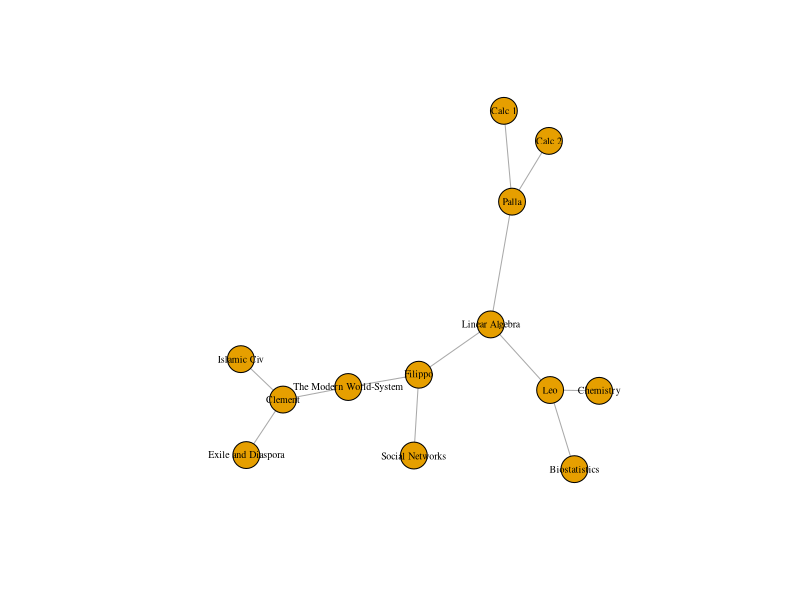
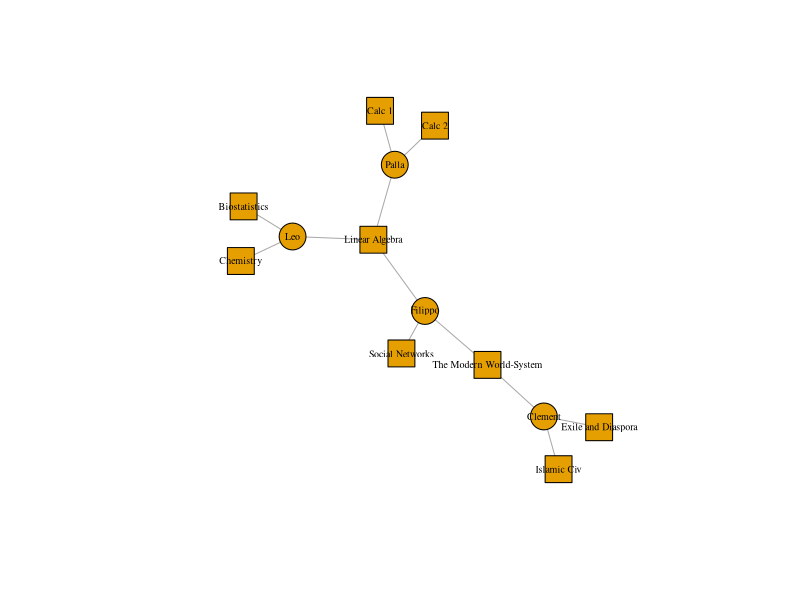
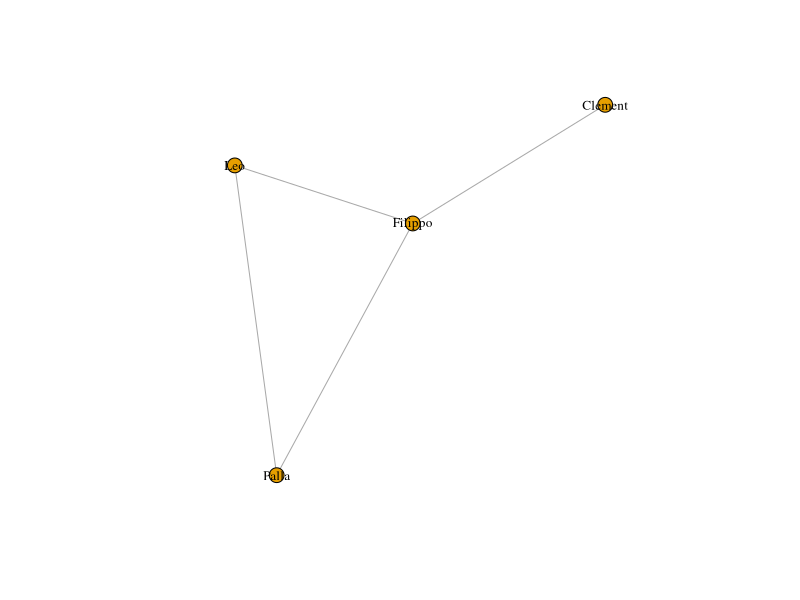
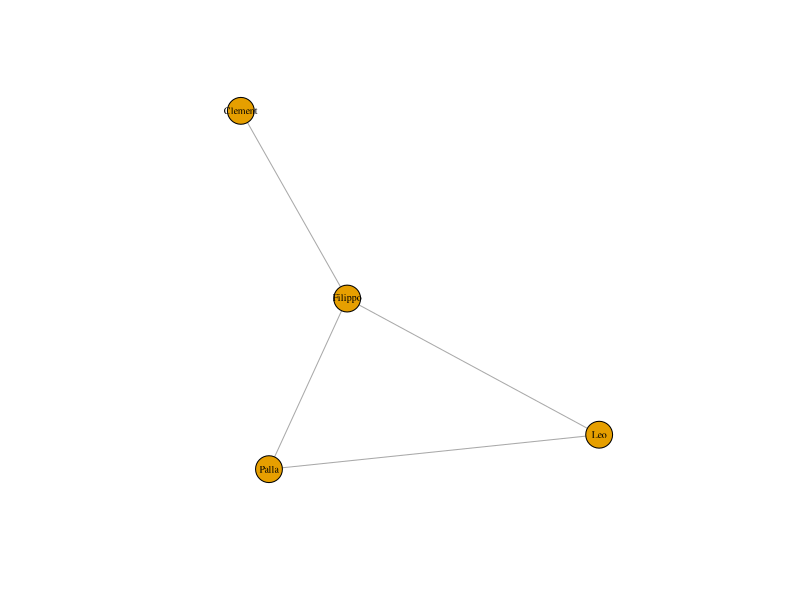
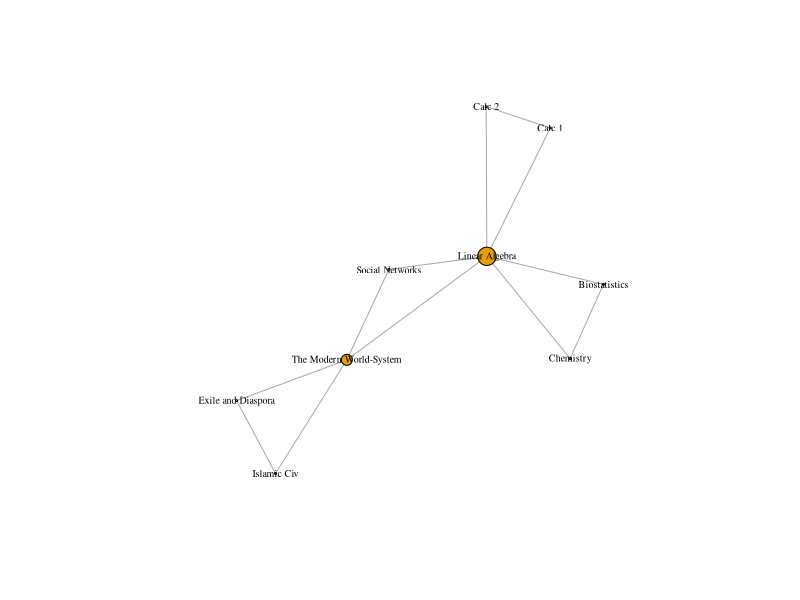
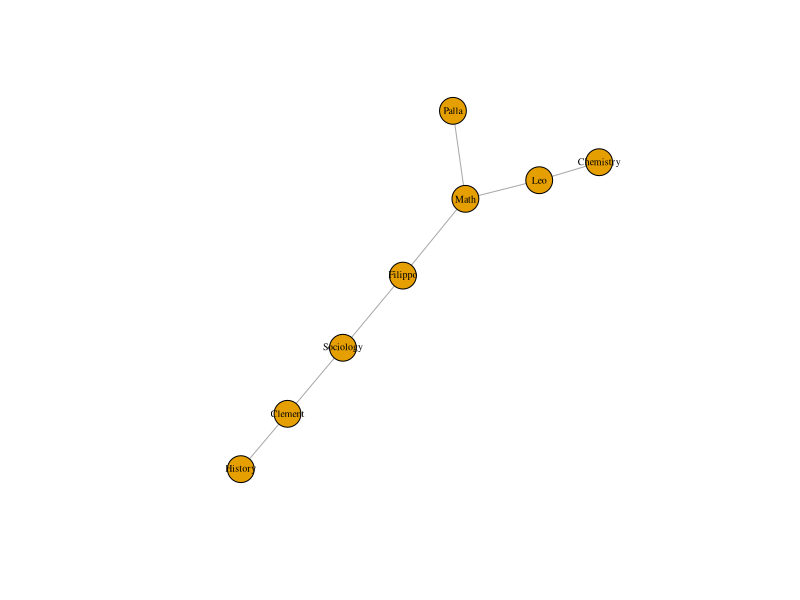

R code for these plots, in order:
#!/usr/bin/env Rscript

######################################################################
# @author      : Linus Fernandes (linusfernandes at gmail dot com)
# @file        : affiliations
# @created     : Saturday Oct 28, 2023 05:28:02 IST
#
# @description :
######################################################################
library(igraph)
library(reshape2)
classes_data <- data.frame(name = c("Leo", "Clement", "Palla", "Filippo"), class1 = c("Biostatistics","Islamic Civ", "Calc 1", "Linear Algebra"), class2 = c("Chemistry", "The Modern World-System", "Calc 2", "Social Networks"), class3 = c("Linear Algebra", "Exile and Diaspora", "Linear Algebra", "The Modern World-System"), stringsAsFactors = FALSE)
classes_data <- melt(classes_data, measure.vars = c("class1", "class2","class3"), value.name = "classes", variable.name = "order")
print(classes_data)
classes_data <- subset(classes_data, select = c("name", "classes"))
print(classes_data)
classesMatrix = table(classes_data)
# And we convert it from a table to a matrix
class(classesMatrix) <- "matrix"
print(classesMatrix)
classesNet <- graph.incidence(classesMatrix, mode = c("all"))
print(classesNet)
plot(classesNet, vertex.label.cex = .6, vertex.label.color = "black")
print(vertex_attr_names(classesNet))
print(vertex_attr(classesNet))
V(classesNet)$shape <- ifelse(V(classesNet)$type == FALSE, "circle", "square")
print(classesNet)
print(vertex_attr(classesNet))
plot(classesNet,
vertex.label.cex = .6,
vertex.label.color = "black")
personMatrix = classesMatrix %*% t(classesMatrix)
print(personMatrix)
number_of_classes_taken = diag(personMatrix)
diag(personMatrix) <- 0
print(personMatrix)
personNet <- graph.adjacency(personMatrix, mode = "undirected")
plot(personNet, vertex.size = 8, vertex.label.cex = .8, vertex.label.color = "black")
groupMatrix = t(classesMatrix) %*% classesMatrix
# The diagonal details the number of people in each class
print(groupMatrix)
number_of_students <- diag(groupMatrix)
# we again set it to 0
diag(groupMatrix) <- 0
personNet <- graph.adjacency(personMatrix, mode = "undirected")
groupNet <- graph.adjacency(groupMatrix, mode = "undirected")
plot(personNet, vertex.label.cex = .6, vertex.label.color = "black")
plot(groupNet, vertex.size = betweenness(groupNet)/max(betweenness(groupNet)) * 10, vertex.label.cex = .6, vertex.label.color = "black")

# tripartite network
classes_to_departments <- data.frame(class = c("Biostatistics","Islamic Civ", "Calc 1", "Linear Algebra", "Chemistry", "The Modern World-System", "Calc 2", "Social Networks", "Exile and Diaspora"), department = c("Math", "History", "Math", "Math", "Chemistry", "Sociology", "Math", "Sociology", "History"), stringsAsFactors = F)
classes_to_departments_matrix <- table(classes_to_departments)
class(classes_to_departments_matrix) <- "matrix"
people_to_departments <- t(classes_to_departments_matrix) %*% t(classesMatrix)
print(people_to_departments)
people_to_departments_net <- graph.incidence(people_to_departments)
plot(people_to_departments_net, vertex.label.cex = .6, vertex.label.color = "black")
